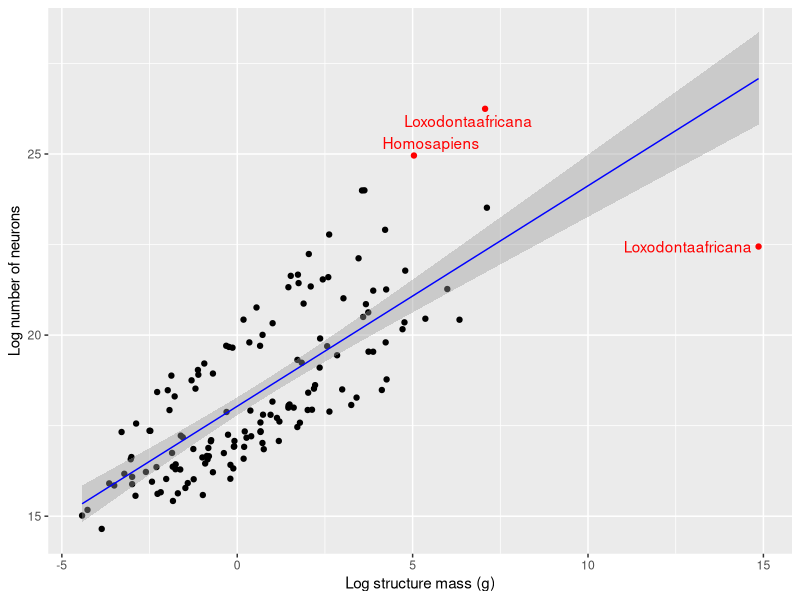
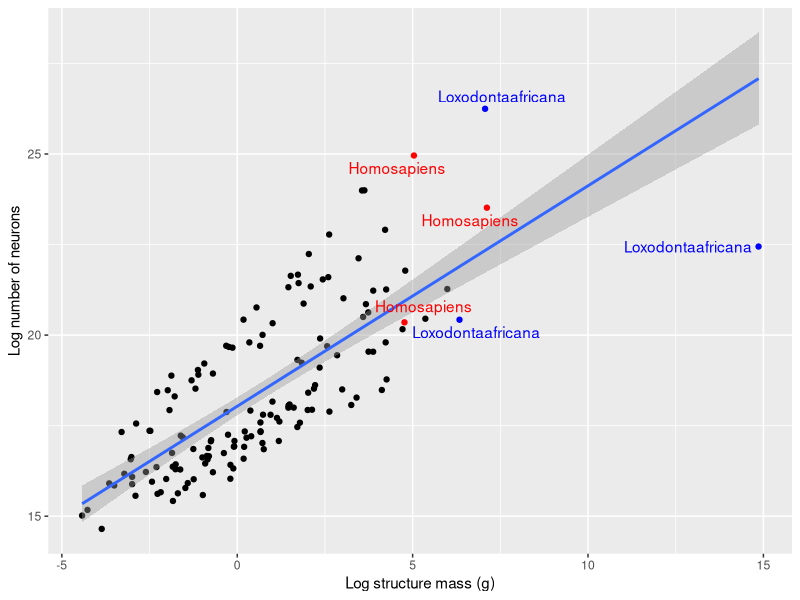
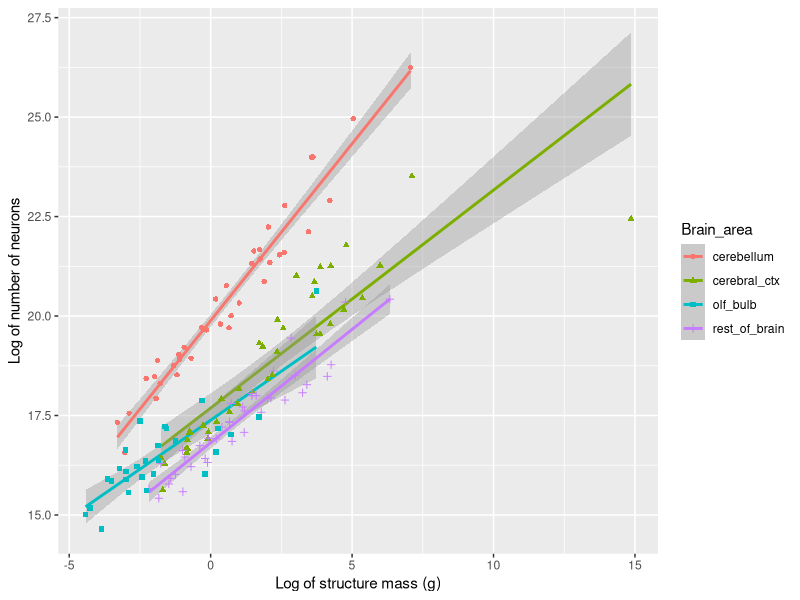
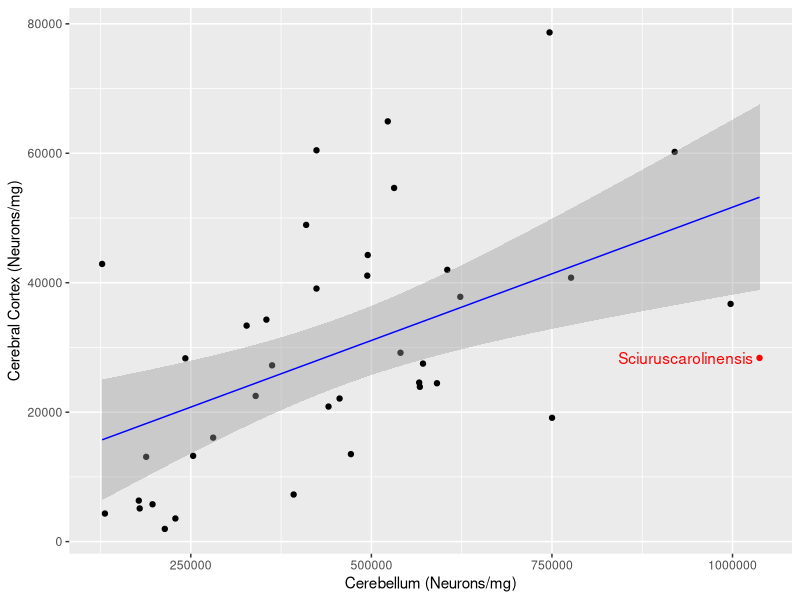
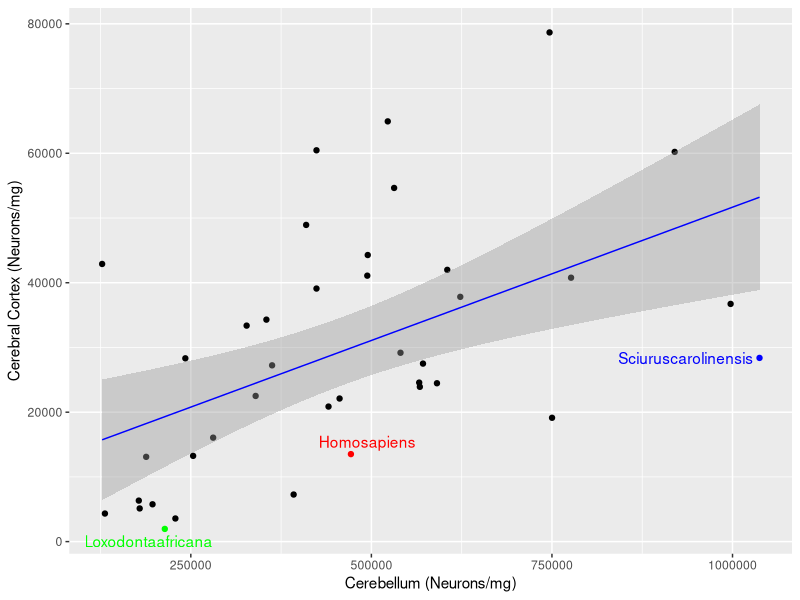
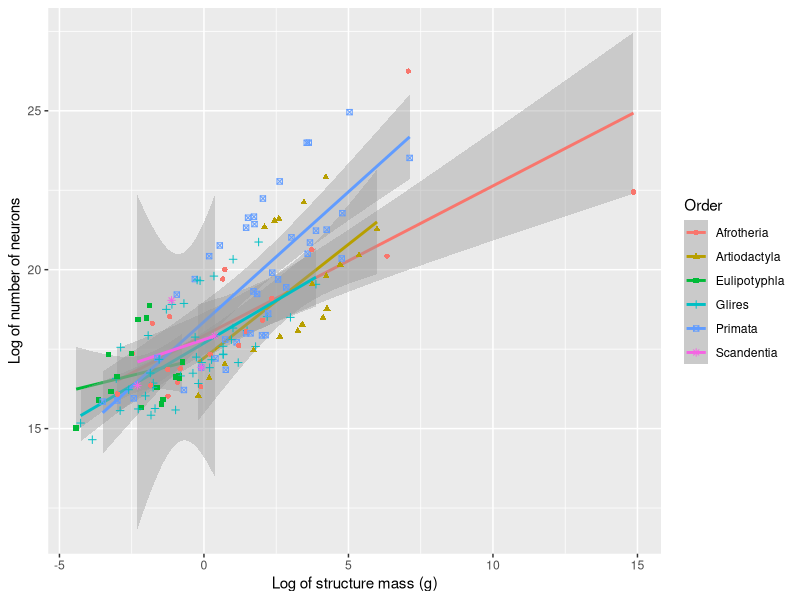
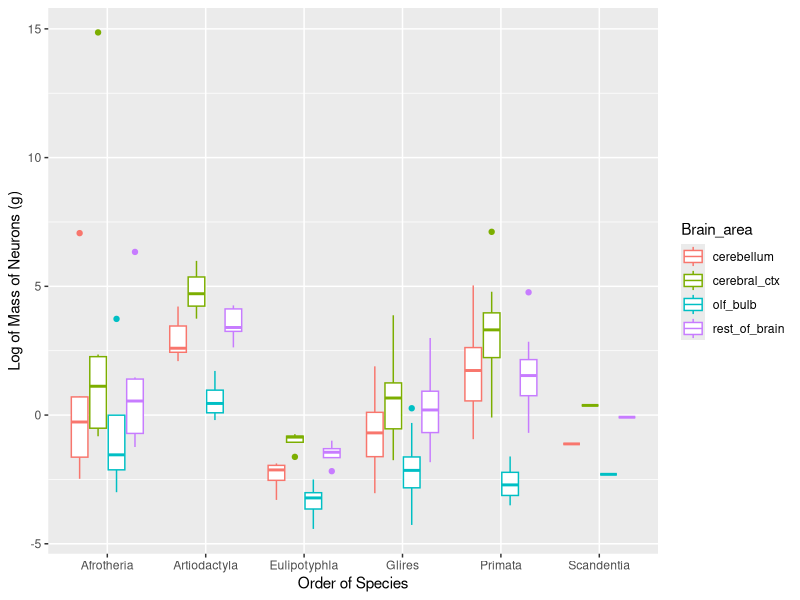
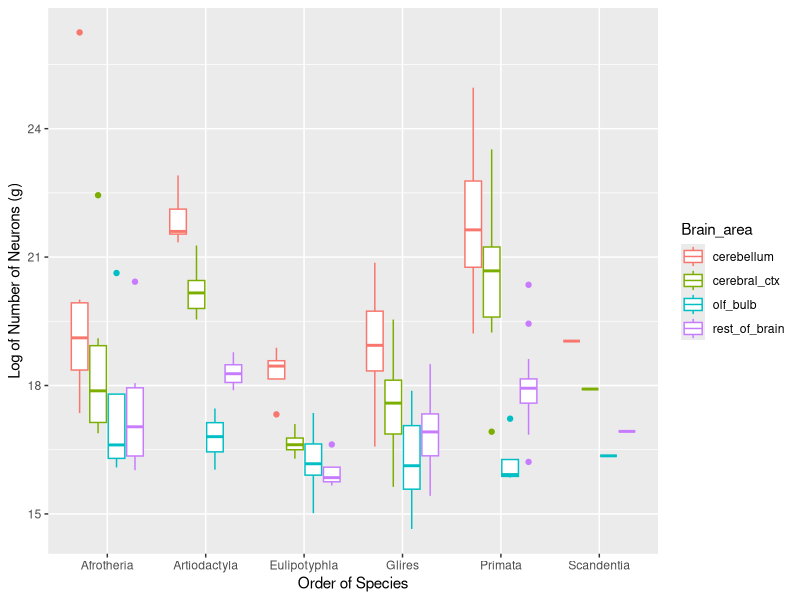

Generate these figures, in order, with R:
## ---- chunk 1
knitr::opts_chunk$set(echo = TRUE)
library(ggplot2)
library(magrittr)
library(gdata)
library(ggrepel)
library(dplyr)
library(cowplot)
## ---- chunk 2
#load data

hh <- read.csv("../data/cleaned/herculano-houtzel-all.csv")

#Separating different brain areas

cerebellum_dat <- hh[which(hh$Brain_area == 'cerebellum'),]
cerebral_ctx_dat <- hh[which(hh$Brain_area == 'cerebral_ctx'), ]
olf_bulb_dat <- hh[which(hh$Brain_area == 'olf_bulb'), ]
whole_brain_dat <- hh[which(hh$Brain_area == 'whole_brain'), ]
rest_of_brain_dat <- hh[which(hh$Brain_area == 'rest_of_brain'), ]

cerebellum_dat
cerebral_ctx_dat
olf_bulb_dat
whole_brain_dat
rest_of_brain_dat

## ---- chunk 3

#define reg_func for abline

reg_func <- lm(log(N_neurons) ~ log(Mass_g), data = hh)
coeff = coefficients(reg_func)
slp = round(coeff[2],1)
inp = round(coeff[1],1)

#equation of the regression line

eq = paste0("y = ", slp, "*x + ", inp)
## ---- chunk 4

#define x and y axis variables

wt <- log(hh$Mass_g)
neur <- log(hh$N_neurons)

#Define the upper and lower limit of outliers for x- and y-axes

##Defining Q1, Q3, upperlimit, and lowerlimit of x-axis (Mass(g))

Quart_for_wt <- quantile(wt)

Q3_for_wt <- Quart_for_wt[4]
Q1_for_wt <- Quart_for_wt[2]

upperlimit_for_wt <- Q3_for_wt + 1.5*IQR(wt)
lowerlimit_for_wt <- Q1_for_wt - 1.5*IQR(wt)

#Defining Q1, Q3, upperlimit, and lowerlimit of x-axis (Mass(g))

Quart_for_neur <- quantile(neur)

Q3_for_neur <- Quart_for_neur[4]
Q1_for_neur <- Quart_for_neur[2]

upperlimit_for_neur <- Q3_for_neur + 1.5*IQR(neur)
lowerlimit_for_neur <- Q1_for_neur - 1.5*IQR(neur)

#Plot the data with outliers

hh %>%
    ggplot() +
    aes(x = wt, y = neur) +
    labs(x = "Log structure mass (g)", y = "Log number of neurons") +
    geom_point(col = ifelse((wt > upperlimit_for_wt | 
                               neur > upperlimit_for_neur | 
                               wt < lowerlimit_for_wt | 
                               neur < lowerlimit_for_neur), "red", "black")) +
    geom_smooth(method = "lm" ,color = "blue", size = 0.5) +
    geom_text_repel(aes(label = ifelse((wt > upperlimit_for_wt | 
                                          neur> upperlimit_for_neur | 
                                          wt < lowerlimit_for_wt | 
                                          neur < lowerlimit_for_neur), 
                                       paste0(Species), "")), col = "red")
## ---- chunk 5

centerText(eq)

## ---- chunk 6
#plot same data with 'homosapiens' and 'loxodontaafricans' labelled

hh %>%
    ggplot() +
    aes(x = wt, y = neur) +
    labs(x = "Log structure mass (g)", y = "Log number of neurons") +
    geom_point(col = ifelse(hh$Species == "Homosapiens", "red",
                            (ifelse(hh$Species == "Loxodontaafricana", "blue", "black")))) +
    #geom_abline(intercept = inp, slope = slp, color = "blue", size = 0.5) +
    geom_smooth(method="lm") +
    geom_text_repel(aes(label = ifelse(hh$Species == "Homosapiens", paste0(Species),
                                (ifelse(hh$Species == "Loxodontaafricana", paste0(Species), "")))),
                                      col = ifelse(hh$Species == "Homosapiens", "red",
                                            (ifelse(hh$Species == "Loxodontaafricana", "blue", "black"))))

## ---- chunk 7
# Plot with diff shape, color for brain areas
# Worked on in lab meeting 2017-10-19
All1 <- hh %>%
  select(Species, Mass_g, N_neurons, Brain_area) %>%
  group_by(Species) %>% 
  # mutate(Whole_brain_g = sum(Mass_g), Whole_brain_n = sum(N_neurons)) %>%
  ggplot() +
  aes(x=log(Mass_g), y=log(N_neurons), shape=Brain_area, color=Brain_area) +
  labs(x = "Log of structure mass (g)", y = "Log of number of neurons") +
  geom_smooth(method = "lm") +
  geom_point()
All1
## ---- chunk 8

#Take logs for neurons and mass

cerebellum_mass <- log(cerebellum_dat$Mass_g)
cerebellum_neur <- log(cerebellum_dat$N_neurons)

#Define quartiles for cerebellum data points

Quartile_cerebellum_mass <- quantile(cerebellum_mass)
Quartile_cerebellum_neurons <- quantile(cerebellum_neur)

#Define Q1 and Q3 for Mass_g and N_neurons

cerebellum_q1_mass <- Quartile_cerebellum_mass[2]
cerebellum_q3_mass <- Quartile_cerebellum_mass[4]

cerebellum_q1_neurons <- Quartile_cerebellum_neurons[2]
cerebellum_q3_neurons <- Quartile_cerebellum_neurons[4]

#Define the upper and lower limits for outliers

UL_cerebellum_mass <- cerebellum_q3_mass + IQR(cerebellum_mass)
LL_cerebellum_mass <- cerebellum_q1_mass - IQR(cerebellum_mass)

UL_cerebellum_neurons <- cerebellum_q3_neurons + IQR(cerebellum_neur)
LL_cerebellum_neurons <- cerebellum_q1_neurons - IQR(cerebellum_neur)

#Plot for cerebellum data only and finding only its outliers

cerebellum <- cerebellum_dat %>%
  ggplot()+
  aes(x = cerebellum_mass, y = cerebellum_neur) +
  labs(x = "Log structure mass (g)", y = "Log number of neurons") +
  geom_smooth(method = "lm", col = "coral2") +
  geom_point(col = ifelse(cerebellum_mass > UL_cerebellum_mass |
                          cerebellum_neur > UL_cerebellum_neurons |
                          cerebellum_mass < LL_cerebellum_mass |
                          cerebellum_neur < LL_cerebellum_neurons, "coral2", "black")) +
  geom_text_repel(aes(label = ifelse(cerebellum_mass > UL_cerebellum_mass |
                          cerebellum_neur > UL_cerebellum_neurons |
                          cerebellum_mass < LL_cerebellum_mass |
                          cerebellum_neur < LL_cerebellum_neurons, paste(cerebellum_dat$Species), "")),
                                      col = ifelse(cerebellum_mass > UL_cerebellum_mass |
                          cerebellum_neur > UL_cerebellum_neurons |
                          cerebellum_mass < LL_cerebellum_mass |
                          cerebellum_neur < LL_cerebellum_neurons, "coral2", "black"))
## ---- chunk 9

#Take logs for neurons and mass

cerebral_ctx_mass <- log(cerebral_ctx_dat$Mass_g)
cerebral_ctx_neur <- log(cerebral_ctx_dat$N_neurons)

#Define quartiles for cerebellum data points

Quartile_cerebral_ctx_mass <- quantile(cerebral_ctx_mass)
Quartile_cerebral_ctx_neurons <- quantile(cerebral_ctx_neur)

#Define Q1 and Q3 for Mass_g and N_neurons

cerebral_ctx_q1_mass <- Quartile_cerebral_ctx_mass[2]
cerebral_ctx_q3_mass <- Quartile_cerebral_ctx_mass[4]

cerebral_ctx_q1_neurons <- Quartile_cerebral_ctx_neurons[2]
cerebral_ctx_q3_neurons <- Quartile_cerebral_ctx_neurons[4]

#Define the upper and lower limits for outliers

UL_cerebral_ctx_mass <- cerebral_ctx_q3_mass + IQR(cerebral_ctx_mass)
LL_cerebral_ctx_mass <- cerebral_ctx_q1_mass - IQR(cerebral_ctx_mass)

UL_cerebral_ctx_neurons <- cerebral_ctx_q3_neurons + IQR(cerebral_ctx_neur)
LL_cerebral_ctx_neurons <- cerebral_ctx_q1_neurons - IQR(cerebral_ctx_neur)

#Plot for cerebellum data only and finding only its outliers

cerebral<- cerebral_ctx_dat %>%
  ggplot()+
  aes(x = cerebral_ctx_mass, y = cerebral_ctx_neur) +
  labs(x = "Log structure mass (g)", y = "Log number of neurons") +
  geom_smooth(method = "lm", col = "chartreuse4") +
  geom_point(col = ifelse(cerebral_ctx_mass > UL_cerebral_ctx_mass |
                          cerebral_ctx_neur > UL_cerebral_ctx_neurons |
                          cerebral_ctx_mass < LL_cerebral_ctx_mass |
                          cerebral_ctx_neur < LL_cerebral_ctx_neurons, "chartreuse4", "black"), shape = 17) +
  geom_text_repel(aes(label = ifelse(cerebral_ctx_mass > UL_cerebral_ctx_mass |
                          cerebral_ctx_neur > UL_cerebral_ctx_neurons |
                          cerebral_ctx_mass < LL_cerebral_ctx_mass |
                          cerebral_ctx_neur < LL_cerebral_ctx_neurons, paste(cerebral_ctx_dat$Species), "")),
                                      col = ifelse(cerebral_ctx_mass > UL_cerebral_ctx_mass |
                          cerebral_ctx_neur > UL_cerebral_ctx_neurons |
                          cerebral_ctx_mass < LL_cerebral_ctx_mass |
                          cerebral_ctx_neur < LL_cerebral_ctx_neurons, "chartreuse4", "black"))
## ---- chunk 10

#Take logs for neurons and mass

olf_bulb_mass <- log(olf_bulb_dat$Mass_g)
olf_bulb_neur <- log(olf_bulb_dat$N_neurons)

#Define quartiles for cerebellum data points

Quartile_olf_bulb_mass <- quantile(olf_bulb_mass)
Quartile_olf_bulb_neurons <- quantile(olf_bulb_neur)

#Define Q1 and Q3 for Mass_g and N_neurons

olf_bulb_q1_mass <- Quartile_olf_bulb_mass[2]
olf_bulb_q3_mass <- Quartile_olf_bulb_mass[4]

olf_bulb_q1_neurons <- Quartile_olf_bulb_neurons[2]
olf_bulb_q3_neurons <- Quartile_olf_bulb_neurons[4]

#Define the upper and lower limits for outliers

UL_olf_bulb_mass <- olf_bulb_q3_mass + IQR(olf_bulb_mass)
LL_olf_bulb_mass <- olf_bulb_q1_mass - IQR(olf_bulb_mass)

UL_olf_bulb_neurons <- olf_bulb_q3_neurons + IQR(olf_bulb_neur)
LL_olf_bulb_neurons <- olf_bulb_q1_neurons - IQR(olf_bulb_neur)

#Plot for cerebellum data only and finding only its outliers

olf <- olf_bulb_dat %>%
  ggplot()+
  aes(x = olf_bulb_mass, y = olf_bulb_neur) +
  labs(x = "Log structure mass (g)", y = "Log number of neurons") +
  geom_smooth(method = "lm", col = "cyan3") +
  geom_point(col = ifelse(olf_bulb_mass > UL_olf_bulb_mass |
                          olf_bulb_neur > UL_olf_bulb_neurons |
                          olf_bulb_mass < LL_olf_bulb_mass |
                          olf_bulb_neur < LL_olf_bulb_neurons, "cyan3", "black"), shape = 15) +
  geom_text_repel(aes(label = ifelse(olf_bulb_mass > UL_olf_bulb_mass |
                          olf_bulb_neur > UL_olf_bulb_neurons |
                          olf_bulb_mass < LL_olf_bulb_mass |
                          olf_bulb_neur < LL_olf_bulb_neurons, paste(olf_bulb_dat$Species), "")),
                                      col = ifelse(olf_bulb_mass > UL_olf_bulb_mass |
                          olf_bulb_neur > UL_olf_bulb_neurons |
                          olf_bulb_mass < LL_olf_bulb_mass |
                          olf_bulb_neur < LL_olf_bulb_neurons, "cyan3", "black"))
## ---- chunk 11

#Take logs for neurons and mass

rest_of_brain_mass <- log(rest_of_brain_dat$Mass_g)
rest_of_brain_neur <- log(rest_of_brain_dat$N_neurons)

#Define quartiles for cerebellum data points

Quartile_rest_of_brain_mass <- quantile(rest_of_brain_mass)
Quartile_rest_of_brain_neurons <- quantile(rest_of_brain_neur)

#Define Q1 and Q3 for Mass_g and N_neurons

rest_of_brain_q1_mass <- Quartile_rest_of_brain_mass[2]
rest_of_brain_q3_mass <- Quartile_rest_of_brain_mass[4]

rest_of_brain_q1_neurons <- Quartile_rest_of_brain_neurons[2]
rest_of_brain_q3_neurons <- Quartile_rest_of_brain_neurons[4]

#Define the upper and lower limits for outliers

UL_rest_of_brain_mass <- rest_of_brain_q3_mass + IQR(rest_of_brain_mass)
LL_rest_of_brain_mass <- rest_of_brain_q1_mass - IQR(rest_of_brain_mass)

UL_rest_of_brain_neurons <- rest_of_brain_q3_neurons + IQR(rest_of_brain_neur)
LL_rest_of_brain_neurons <- rest_of_brain_q1_neurons - IQR(rest_of_brain_neur)

#Plot for cerebellum data only and finding only its outliers

rest <- rest_of_brain_dat %>%
  ggplot()+
  aes(x = rest_of_brain_mass, y = rest_of_brain_neur) +
  labs(x = "Log structure mass (g)", y = "Log number of neurons") +
  geom_smooth(method = "lm", col = "blueviolet") +
  geom_point(col = ifelse(rest_of_brain_mass > UL_rest_of_brain_mass |
                          rest_of_brain_neur > UL_rest_of_brain_neurons |
                          rest_of_brain_mass < LL_rest_of_brain_mass |
                          rest_of_brain_neur < LL_rest_of_brain_neurons, "blueviolet", "black"), shape = 3) +
  geom_text_repel(aes(label = ifelse(rest_of_brain_mass > UL_rest_of_brain_mass |
                          rest_of_brain_neur > UL_rest_of_brain_neurons |
                          rest_of_brain_mass < LL_rest_of_brain_mass |
                          rest_of_brain_neur < LL_rest_of_brain_neurons, paste(rest_of_brain_dat$Species), "")),
                                      col = ifelse(rest_of_brain_mass > UL_rest_of_brain_mass |
                          rest_of_brain_neur > UL_rest_of_brain_neurons |
                          rest_of_brain_mass < LL_rest_of_brain_mass |
                          rest_of_brain_neur < LL_rest_of_brain_neurons, "blueviolet", "black"))

p <- plot_grid(cerebellum, cerebral, olf, rest, labels = "AUTO")
save_plot("plot.png", p, ncol = 2, nrow = 2)
## ---- chunk 12

# newdataset <- hh %>% select(Brain_area, Species, N_neurons)
# newdataset <- newdataset[!(newdataset$Brain_area == "rest_of_brain" | newdataset$Brain_area == "olf_bulb"), ]
# newdataset <- newdataset %>% group_by(newdataset$Brain_area)
# newdataset
## ---- chunk 13

#define a new dataset for this plot

cerebellum_neurons_permg <- data.frame(cerebellum_dat$Species, cerebellum_dat$Neurons_per_mg)
cerebral_ctx_neurons_permg <- data.frame(cerebral_ctx_dat$Species, cerebral_ctx_dat$Neurons_per_mg)
cerebellum_neurons_permg <- cerebellum_neurons_permg[-15, ]

Neurons_per_mg_of_two <- data.frame(cerebral_ctx_neurons_permg, cerebellum_neurons_permg$cerebellum_dat.Neurons_per_mg)
names(Neurons_per_mg_of_two) <- c("Species", "cerebral_ctx1", "cerebellum1")

#Creating slope and intercept

# reg_func1 <- lm(cerebral_ctx1 ~ cerebellum1, data = Neurons_per_mg_of_two)
# coeff1 = coefficients(reg_func1)
# slp1 = coeff1[2]
# inp1 = coeff1[1]

#Define the upper and lower limit of outliers for x- and y-axes

##Defining Q1, Q3, upperlimit, and lowerlimit of x-axis (cerebellum)

Quart_for_cerebellum1 <- quantile(Neurons_per_mg_of_two$cerebellum1)

Q3_for_cerebellum1 <- Quart_for_cerebellum1[4]
Q1_for_cerebellum1 <- Quart_for_cerebellum1[2]

upperlimit_for_cerebellum1 <- Q3_for_cerebellum1 + 1.5*IQR(Neurons_per_mg_of_two$cerebellum1)
lowerlimit_for_cerebellum1 <- Q1_for_cerebellum1 - 1.5*IQR(Neurons_per_mg_of_two$cerebellum1)

#Defining Q1, Q3, upperlimit, and lowerlimit of x-axis (cerebral cortex)

Quart_for_cerebral_ctx1 <- quantile(Neurons_per_mg_of_two$cerebral_ctx1)

Q3_for_cerebral_ctx1 <- Quart_for_cerebral_ctx1[4]
Q1_for_cerebral_ctx1 <- Quart_for_cerebral_ctx1[2]

upperlimit_for_cerebral_ctx1 <- Q3_for_cerebral_ctx1 + 1.5*IQR(Neurons_per_mg_of_two$cerebral_ctx1)
lowerlimit_for_cerebral_ctx1 <- Q1_for_cerebral_ctx1 - 1.5*IQR(Neurons_per_mg_of_two$cerebral_ctx1)

#Plot the data with outliers

Neurons_per_mg_of_two %>%
    ggplot() +
    aes(x = Neurons_per_mg_of_two$cerebellum1, y = Neurons_per_mg_of_two$cerebral_ctx1) +
    labs(x = "Cerebellum (Neurons/mg)", y = "Cerebral Cortex (Neurons/mg)") +
    geom_point(col = ifelse((Neurons_per_mg_of_two$cerebellum1 > upperlimit_for_cerebellum1 |
                            Neurons_per_mg_of_two$cerebral_ctx1> upperlimit_for_cerebral_ctx1),
                            "red", "black")) +
    geom_smooth(method = "lm", color = "blue", size = 0.5) +
    geom_text_repel(aes(label = ifelse((Neurons_per_mg_of_two$cerebellum1 > upperlimit_for_cerebellum1 |
                                        Neurons_per_mg_of_two$cerebral_ctx1 > upperlimit_for_cerebral_ctx1 |
                                        Neurons_per_mg_of_two$cerebellum1 < lowerlimit_for_cerebellum1 |
                                        Neurons_per_mg_of_two$cerebral_ctx1 < lowerlimit_for_cerebral_ctx1),
                                        paste0(Species), "")), col = "red")

## ---- chunk 14

#plot same data with only 'homosapiens', 'loxodontaafricans', and 'Sciuruscarolinensis' labelled

Neurons_per_mg_of_two %>%
    ggplot() +
    aes(x = Neurons_per_mg_of_two$cerebellum1, y = Neurons_per_mg_of_two$cerebral_ctx1) +
    labs(x = "Cerebellum (Neurons/mg)", y = "Cerebral Cortex (Neurons/mg)") +
    geom_point(col = ifelse(Neurons_per_mg_of_two$Species == "Homosapiens", "red",
                            (ifelse(Neurons_per_mg_of_two$Species == "Sciuruscarolinensis", "blue",
                            (ifelse(Neurons_per_mg_of_two$Species == "Loxodontaafricana", "green", "black")))))) +
    geom_smooth(method="lm", color = "blue", size = 0.5) +
    geom_text_repel(aes(label = ifelse(Neurons_per_mg_of_two$Species == "Homosapiens", paste0(Species),
                                (ifelse(Neurons_per_mg_of_two$Species == "Sciuruscarolinensis", paste0(Species),
                                (ifelse(Neurons_per_mg_of_two$Species == "Loxodontaafricana", paste0(Species), "")))))),
                                  col = ifelse(Neurons_per_mg_of_two$Species == "Homosapiens", "red",
                                        (ifelse(Neurons_per_mg_of_two$Species == "Sciuruscarolinensis", "blue",
                                        (ifelse(Neurons_per_mg_of_two$Species == "Loxodontaafricana", "green", "black"))))))

## ---- chunk 15

hh %>%
  select(Order, Mass_g, N_neurons) %>%
  group_by(Order) %>% 
  ggplot() +
  aes(x=log(Mass_g), y=log(N_neurons), shape=Order, color=Order) +
  labs(x = "Log of structure mass (g)", y = "Log of number of neurons") +
  geom_smooth(method = "lm") +
  geom_point()

#Finding outliers
# 
# is_outlier <- function(x) {
#   return(x < quantile(hh, 0.25) - 1.5 * IQR(hh$Mass_g) | x > quantile(x, 0.75) + 1.5 * IQR(hh$Mass_g))
# }



All2 <- hh %>%
  group_by(Order) %>%
  ggplot() +
  aes(x = Order, y = log(Mass_g)) +
  geom_boxplot(aes(color = Brain_area)) +
  labs(x = "Order of Species", y = "Log of Mass of Neurons (g)")
All2

All3 <- hh %>%
  group_by(Order) %>%
  ggplot() +
  aes(x = Order, y = log(hh$N_neurons)) +
  geom_boxplot(aes(color = Brain_area)) +
  labs(x = "Order of Species", y = "Log of Number of Neurons (g)")

All3


All4 <- hh %>%
  group_by(Order) %>%
  ggplot() +
  aes(x = Order, y = log(hh$N_neurons/hh$Mass_g)) +
  geom_boxplot(aes(color = Brain_area)) +
  labs(x = "Order of Species", y = "Log of Number of Neurons/mass")

All4

p <- plot_grid(All1, All4, All2, All3, labels = "AUTO")
save_plot("AllPlot.pdf", p, ncol = 4, nrow = 2)


# homosapiens <- hh$Species == Homosapiens
# hh %>%
#   ggplot()+
#   aes(x= homosapiens, y= hh$Mass_g)+
#   geom_bar(width = 1, stat = "identity")

# boxplot(log(cerebellum_dat$Mass_g), outlier.col = 'blue', at=1, xlim=c(0, 3))
# boxplot(log(cerebral_ctx_dat$Mass_g), at=2, add=TRUE)
